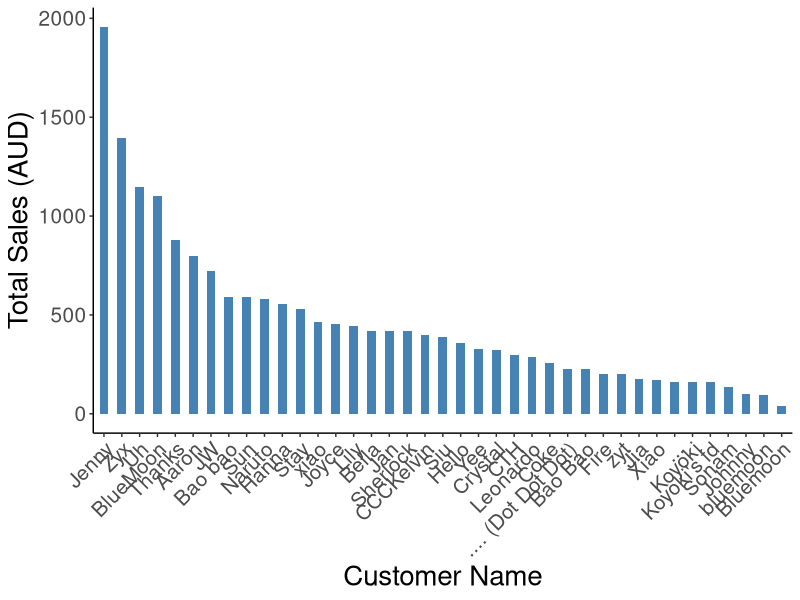

Generate this figure with R:
#clear environment
rm(list = ls())

#packages 
packages <- c('tidyverse','dplyr', 'readxl', 'ggplot2')
#load packages
for (package in packages) {
  if (!require(package, character.only=T, quietly=T)) {
    install.packages(package)
    library(package, character.only=T)
  }
}

df <- read_excel("Customer data.xlsx")

df_agg <- df %>%
  group_by(`Customer name`) %>%
  summarise(total = sum(`Sales (AUD)`)) %>%
  select(`Customer name`,total) %>%
  arrange(desc(total))

df_agg <- na.omit(df_agg)


ggplot(df_agg, aes(x = reorder(`Customer name`, -total),y=total)) + 
  geom_bar(stat = "identity",width = 0.5, fill="steelblue") + theme_classic() + 
  labs(x = "Customer Name", y = "Total Sales (AUD)") +
  theme(legend.text = element_text(size = 15),
        legend.title = element_text(size = 15),
        axis.title = element_text(size = 20),
        axis.text = element_text(size = 15),
        axis.text.x = element_text(angle = 45, hjust = 1))
